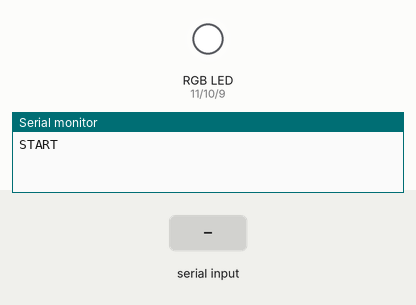
A sketch run on a simulated Arduino Uno, built with avr-gcc and run on an emulated ATmega328P. Shown: an RGB LED mixed from three pins (HIGH = lit), the last lines printed to the serial monitor. The test bench sets the inputs (shaded band).

Above: at 1.2 s.
1.3 s: "r\n" received over Serial
At 2.5 s:
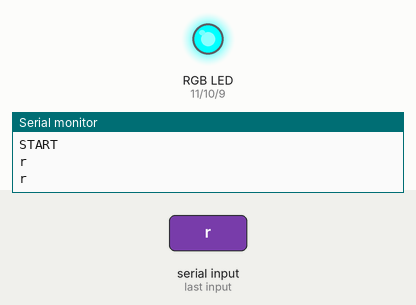
2.8 s: "g\n" received over Serial
At 3.6 s:
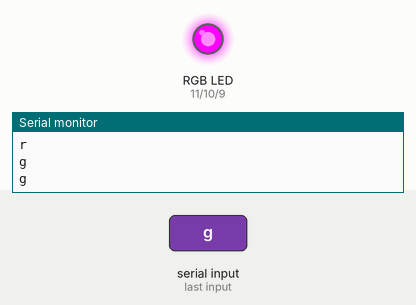
4.3 s: "b\n" received over Serial
At 4.8 s:
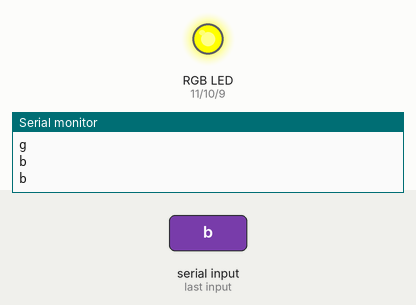
5.8 s: "y\n" received over Serial
At 7.0 s:
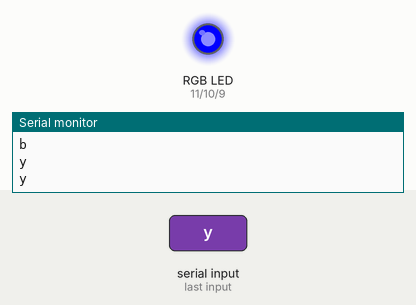
7.3 s: "c\n" received over Serial
At 8.3 s:
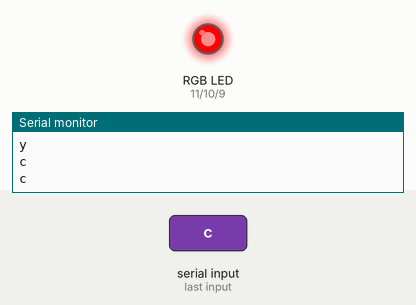
8.8 s: "m\n" received over Serial
At 9.4 s:
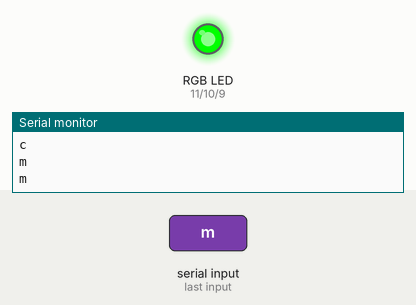
Timing chart, 0 to 11.3 s (numbered marks = the images above; inputs shaded):
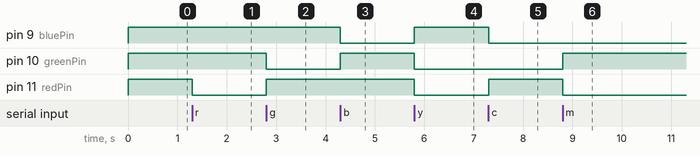

Measured:
- after the input at 1.3 s, pin 11 (redPin): HIGH → LOW at once
- after the input at 2.8 s, pin 10 (greenPin): HIGH → LOW at once; pin 11 (redPin): LOW → HIGH at once
- after the input at 4.3 s, pin 9 (bluePin): HIGH → LOW at once; pin 10 (greenPin): LOW → HIGH at once
- after the input at 5.8 s, pin 9 (bluePin): LOW → HIGH at once; pin 10 (greenPin), pin 11 (redPin): HIGH → LOW at once
- after the input at 7.3 s, pin 9 (bluePin): HIGH → LOW at once; pin 11 (redPin): LOW → HIGH at once
- after the input at 8.8 s, pin 10 (greenPin): LOW → HIGH at once; pin 11 (redPin): HIGH → LOW at once

The sketch:

lab3.2.2.ino
```cpp
/*-------------------------------------------------------------------------------

2.2 Based on program 2.1, write and run a program to control an RGB LED through
    serial communication as follows:

    - Pressing the letter g - the green LED lights up.
    - Pressing the letter r - the red LED lights up.
    - Pressing the letter b - the blue LED lights up.
    - Pressing the letter y - the yellow LED lights up.
    - Pressing the letter c - cyan.
    - Pressing the letter m - magenta.
    - Any other key - turns off the LED.

-------------------------------------------------------------------------------*/

int redPin = 11;
int greenPin = 10;
int bluePin = 9;

char c[1] = {' '};

void setup () {
  pinMode(redPin, OUTPUT);
  pinMode(greenPin, OUTPUT);
  pinMode(bluePin, OUTPUT);

  Serial.begin(9600);
  Serial.println("START");

  setColor(255, 255, 255);
}

void loop () {
  if (Serial.available()) {
    Serial.readBytesUntil('\n', c, 1);

    switch (c[0]) {
      case 'r': setColor(  0, 255, 255); break;
      case 'g': setColor(255,   0, 255); break;
      case 'b': setColor(255, 255,   0); break;
      case 'y': setColor(  0,   0, 255); break;
      case 'c': setColor(255,   0,   0); break;
      case 'm': setColor(  0, 255,   0); break;
      default:  setColor(255, 255, 255); break;
    }

    Serial.println(c[0]);
  }
}

void setColor(int redValue, int greenValue, int blueValue) {
  analogWrite(redPin, redValue);
  analogWrite(greenPin, greenValue);
  analogWrite(bluePin, blueValue);
}
```
